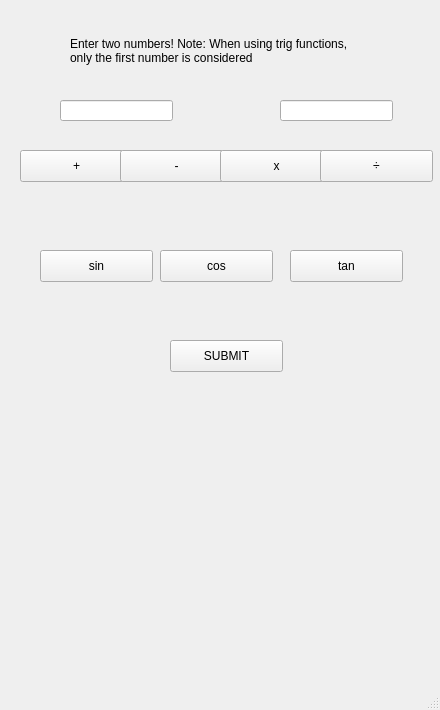
<?xml version="1.0" encoding="UTF-8"?>
<ui version="4.0">
 <class>MainWindow</class>
 <widget class="QMainWindow" name="MainWindow">
  <property name="geometry">
   <rect>
    <x>0</x>
    <y>0</y>
    <width>440</width>
    <height>710</height>
   </rect>
  </property>
  <property name="minimumSize">
   <size>
    <width>440</width>
    <height>710</height>
   </size>
  </property>
  <property name="maximumSize">
   <size>
    <width>220</width>
    <height>355</height>
   </size>
  </property>
  <property name="windowTitle">
   <string>Calculator</string>
  </property>
  <widget class="QWidget" name="centralwidget">
   <widget class="QLineEdit" name="entry1">
    <property name="geometry">
     <rect>
      <x>60</x>
      <y>100</y>
      <width>113</width>
      <height>21</height>
     </rect>
    </property>
   </widget>
   <widget class="QLineEdit" name="entry2">
    <property name="geometry">
     <rect>
      <x>280</x>
      <y>100</y>
      <width>113</width>
      <height>21</height>
     </rect>
    </property>
   </widget>
   <widget class="QLabel" name="label">
    <property name="geometry">
     <rect>
      <x>70</x>
      <y>10</y>
      <width>321</width>
      <height>81</height>
     </rect>
    </property>
    <property name="text">
     <string>Enter two numbers! Note: When using trig functions, 
only the first number is considered</string>
    </property>
   </widget>
   <widget class="QLabel" name="outputLabel">
    <property name="geometry">
     <rect>
      <x>110</x>
      <y>400</y>
      <width>241</width>
      <height>131</height>
     </rect>
    </property>
    <property name="text">
     <string/>
    </property>
   </widget>
   <widget class="QPushButton" name="SUBMIT">
    <property name="geometry">
     <rect>
      <x>170</x>
      <y>340</y>
      <width>113</width>
      <height>32</height>
     </rect>
    </property>
    <property name="text">
     <string>SUBMIT</string>
    </property>
   </widget>
   <widget class="QPushButton" name="button_sin">
    <property name="geometry">
     <rect>
      <x>40</x>
      <y>250</y>
      <width>113</width>
      <height>32</height>
     </rect>
    </property>
    <property name="text">
     <string>sin</string>
    </property>
   </widget>
   <widget class="QPushButton" name="button_cos">
    <property name="geometry">
     <rect>
      <x>160</x>
      <y>250</y>
      <width>113</width>
      <height>32</height>
     </rect>
    </property>
    <property name="text">
     <string>cos</string>
    </property>
   </widget>
   <widget class="QPushButton" name="button_tan">
    <property name="geometry">
     <rect>
      <x>290</x>
      <y>250</y>
      <width>113</width>
      <height>32</height>
     </rect>
    </property>
    <property name="text">
     <string>tan</string>
    </property>
   </widget>
   <widget class="QPushButton" name="button_plus">
    <property name="geometry">
     <rect>
      <x>20</x>
      <y>150</y>
      <width>113</width>
      <height>32</height>
     </rect>
    </property>
    <property name="text">
     <string>+</string>
    </property>
   </widget>
   <widget class="QPushButton" name="button_minus">
    <property name="geometry">
     <rect>
      <x>120</x>
      <y>150</y>
      <width>113</width>
      <height>32</height>
     </rect>
    </property>
    <property name="text">
     <string>-</string>
    </property>
   </widget>
   <widget class="QPushButton" name="button_times">
    <property name="geometry">
     <rect>
      <x>220</x>
      <y>150</y>
      <width>113</width>
      <height>32</height>
     </rect>
    </property>
    <property name="text">
     <string>x</string>
    </property>
   </widget>
   <widget class="QPushButton" name="button_divide">
    <property name="geometry">
     <rect>
      <x>320</x>
      <y>150</y>
      <width>113</width>
      <height>32</height>
     </rect>
    </property>
    <property name="text">
     <string>÷</string>
    </property>
   </widget>
  </widget>
  <widget class="QStatusBar" name="statusbar"/>
 </widget>
 <resources/>
 <connections/>
</ui>
